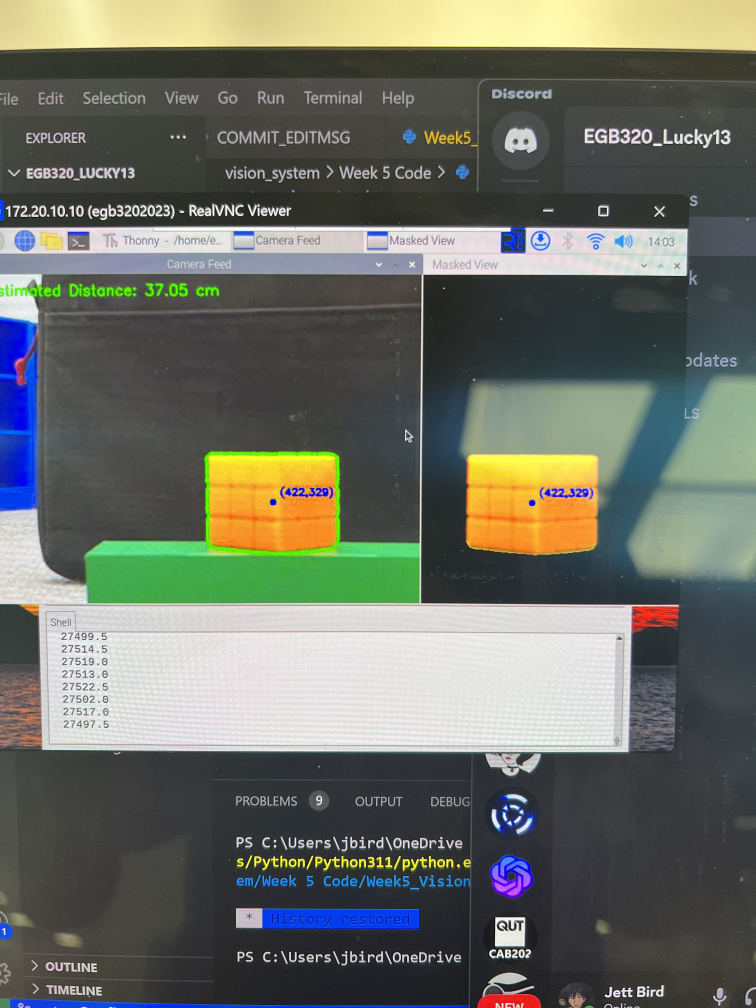
#> input picture Jett's Code Valut/Presentaion_Files/IMG_6655.jpg, 3024 x 4032 px, given in place of the camera (shown at 1/4 size)
$ python Week5_Vision.py
#> lines starting #> are read from the running program, lines starting #| are printed output that depends on the picture; after the words box and inside, x2 and y2 are one past the last pixel; in counts of white or black regions, pixels touching at a corner belong together
import cv2
import numpy as np
# import picamera2

# Initialize the webcam
cap = cv2.VideoCapture(0)  # 0 refers to the default camera
cap.set(cv2.CAP_PROP_FRAME_WIDTH, 320) # Set the width to 320
cap.set(cv2.CAP_PROP_FRAME_HEIGHT, 240) # Set the height to 240

# Define color ranges for blue, orange, and black (TBC)
blue_lower = np.array([100, 50, 50])
blue_upper = np.array([140, 255, 255])

orange_lower = np.array([5, 100, 100])
orange_upper = np.array([20, 255, 255])

black_lower = np.array([0, 0, 0])
black_upper = np.array([180, 255, 30])

while True:
    # Capture a frame from the webcam
    ret, frame = cap.read()
#> frame is the input picture: shape (4032, 3024, 3); mean B, G, R 101, 109.9, 106.3

    if ret:
        # Convert the frame to HSV color space
        hsv_frame = cv2.cvtColor(frame, cv2.COLOR_BGR2HSV)
#> hsv_frame: shape (4032, 3024, 3); mean H, S, V 67, 47, 119.3

        # Create masks for blue, orange, and black colors
        blue_mask = cv2.inRange(hsv_frame, blue_lower, blue_upper)
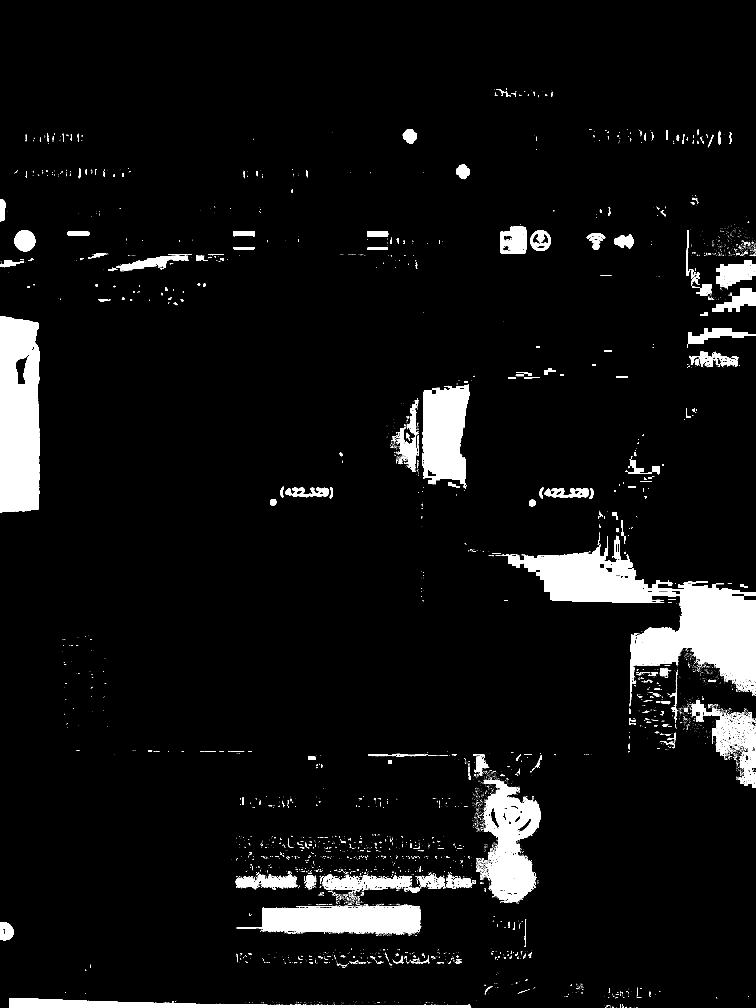
#> blue_mask: shape (4032, 3024) (shown at 1/4 size); 6% white; 6575 white regions (6022 under 20 px), largest, box (x1, y1, x2, y2) and area: (2094, 2143, 3024, 2825) 199208, (0, 1265, 160, 2050) 114930, (1933, 3118, 2162, 3612) 61879
        orange_mask = cv2.inRange(hsv_frame, orange_lower, orange_upper)
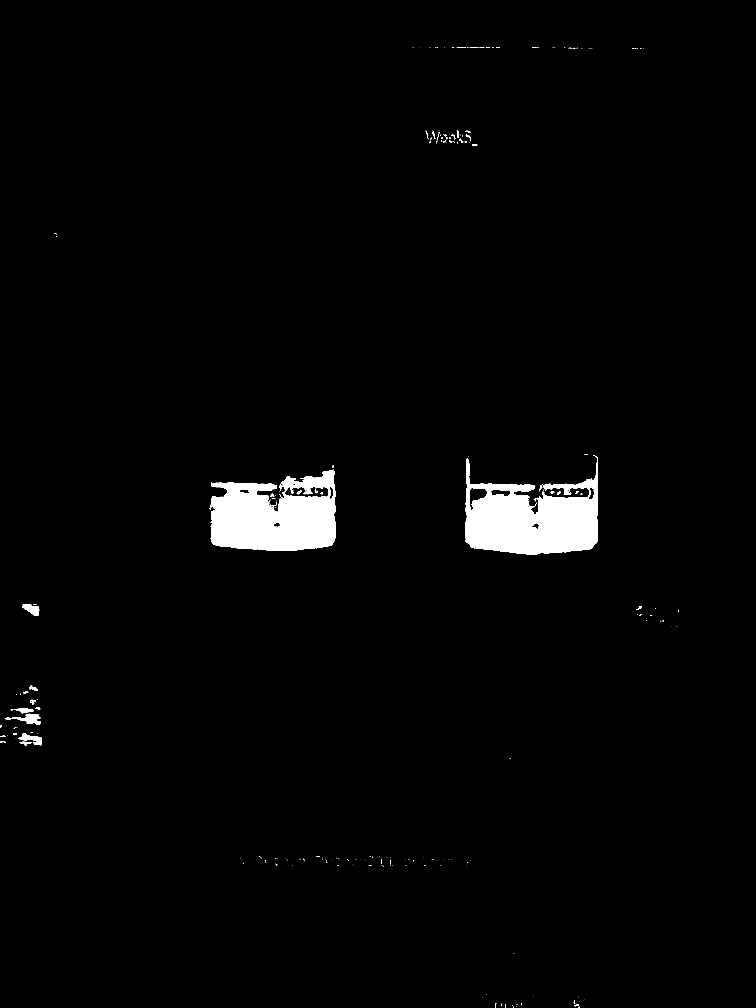
#> orange_mask: shape (4032, 3024) (shown at 1/4 size); 2.1% white; 310 white regions (254 under 20 px), largest, box (x1, y1, x2, y2) and area: (1862, 1821, 2392, 2220) 125815, (839, 1878, 1344, 2204) 119478, (21, 2855, 163, 2899) 2470
        black_mask = cv2.inRange(hsv_frame, black_lower, black_upper)
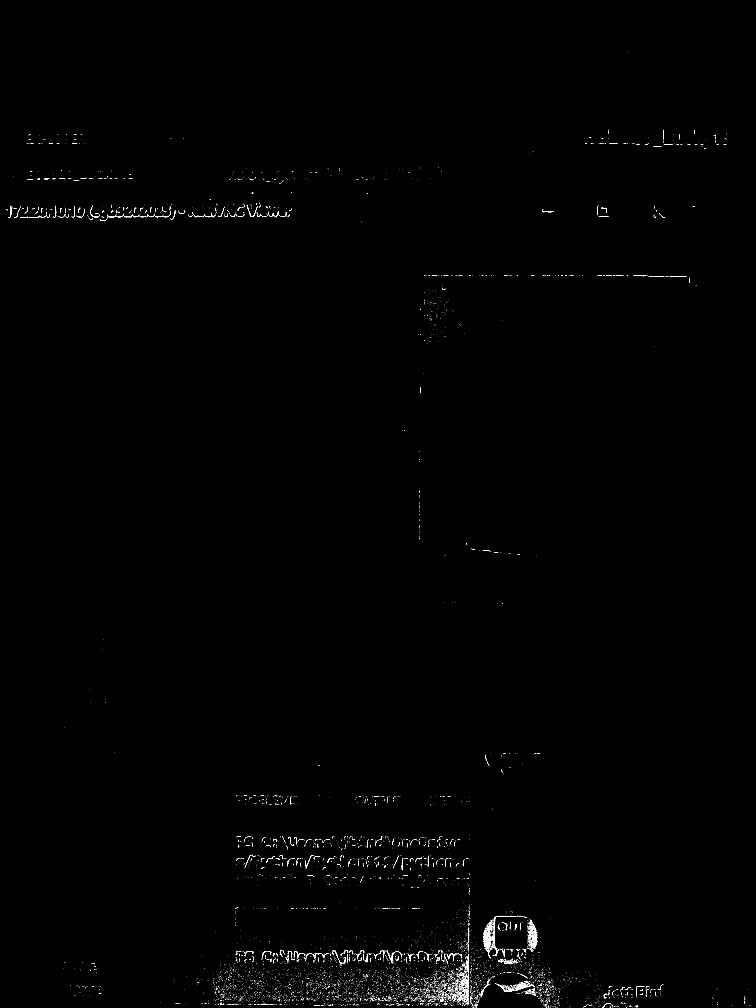
#> black_mask: shape (4032, 3024) (shown at 1/4 size); 0.25% white in thin lines or dots

        # Find contours for each color mask
        blue_contours, _ = cv2.findContours(blue_mask, cv2.RETR_EXTERNAL, cv2.CHAIN_APPROX_SIMPLE)
#> blue_contours = 6544 contours, 6209 with area under 20; largest, box (x1, y1, x2, y2) and area: (2094, 2143, 3024, 2825) 203878, (0, 1265, 160, 2050) 117496, (1933, 3118, 2162, 3612) 67620, (1689, 1536, 1877, 1955) 60280, (945, 3631, 1684, 3737) 57352
        orange_contours, _ = cv2.findContours(orange_mask, cv2.RETR_EXTERNAL, cv2.CHAIN_APPROX_SIMPLE)
#> orange_contours = 306 contours, 270 with area under 20; largest, box (x1, y1, x2, y2) and area: (1862, 1821, 2392, 2220) 130215, (839, 1878, 1344, 2204) 125140, (21, 2855, 163, 2899) 2272, (72, 2933, 167, 2981) 1834, (88, 2416, 157, 2463) 1758
        black_contours, _ = cv2.findContours(black_mask, cv2.RETR_EXTERNAL, cv2.CHAIN_APPROX_SIMPLE)
#> black_contours = 7524 contours, 7454 with area under 20; largest, box (x1, y1, x2, y2) and area: (1966, 3665, 2064, 3791) 464, (2056, 3930, 2125, 3962) 426, (2123, 3736, 2151, 3796) 328, (1933, 3730, 1969, 3774) 283, (1979, 3934, 2057, 3966) 148


        # Display the frame
        cv2.imshow("Week 5 Vision Test", blue_mask)

        # Exit the loop if the 'q' key is pressed
        if cv2.waitKey(1) & 0xFF == ord('q'):
#> (key q is pressed here)
            break
    else:
        print("Error capturing frame.")
        break

# Release the webcam, close OpenCV windows, and release the video writer
cap.release()
cv2.destroyAllWindows()
